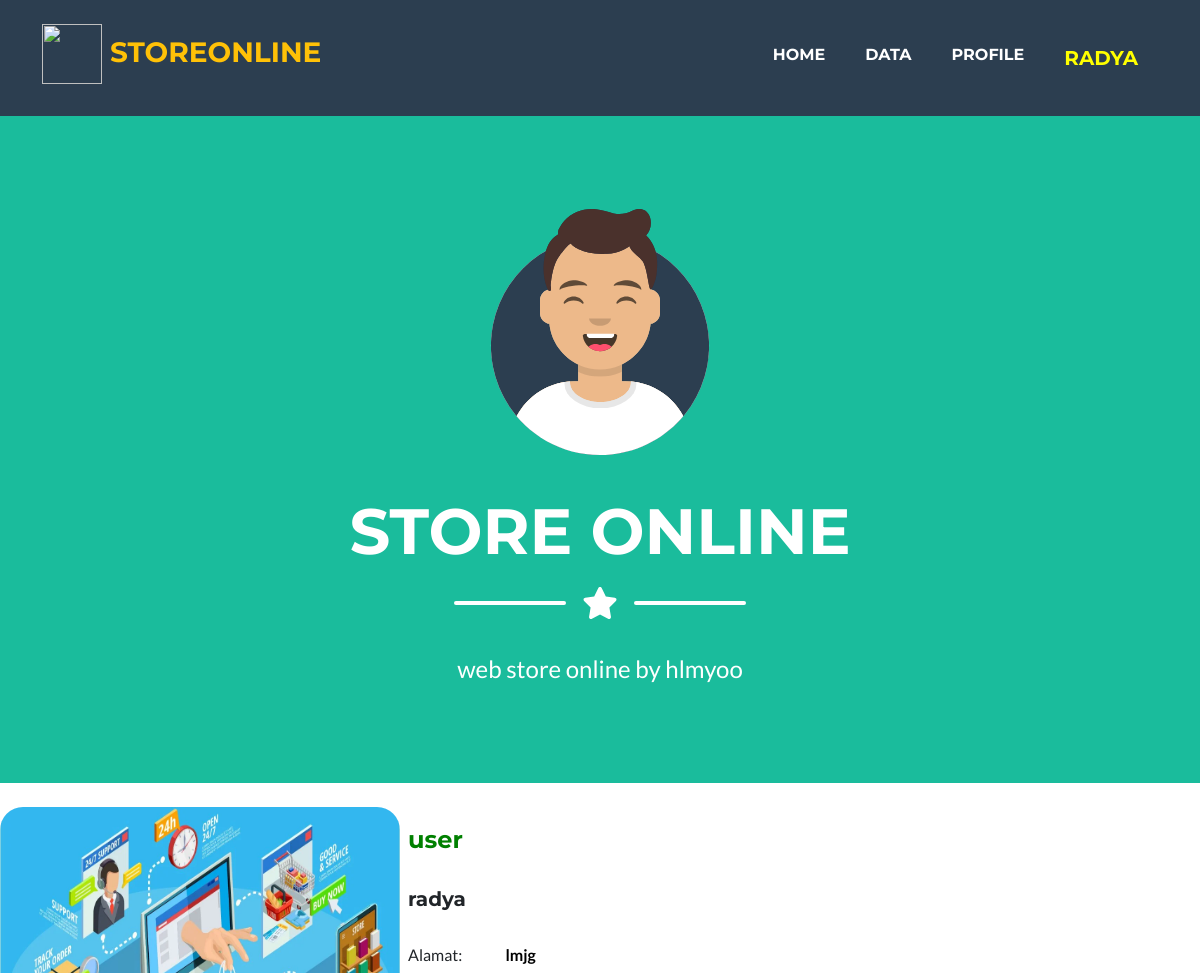
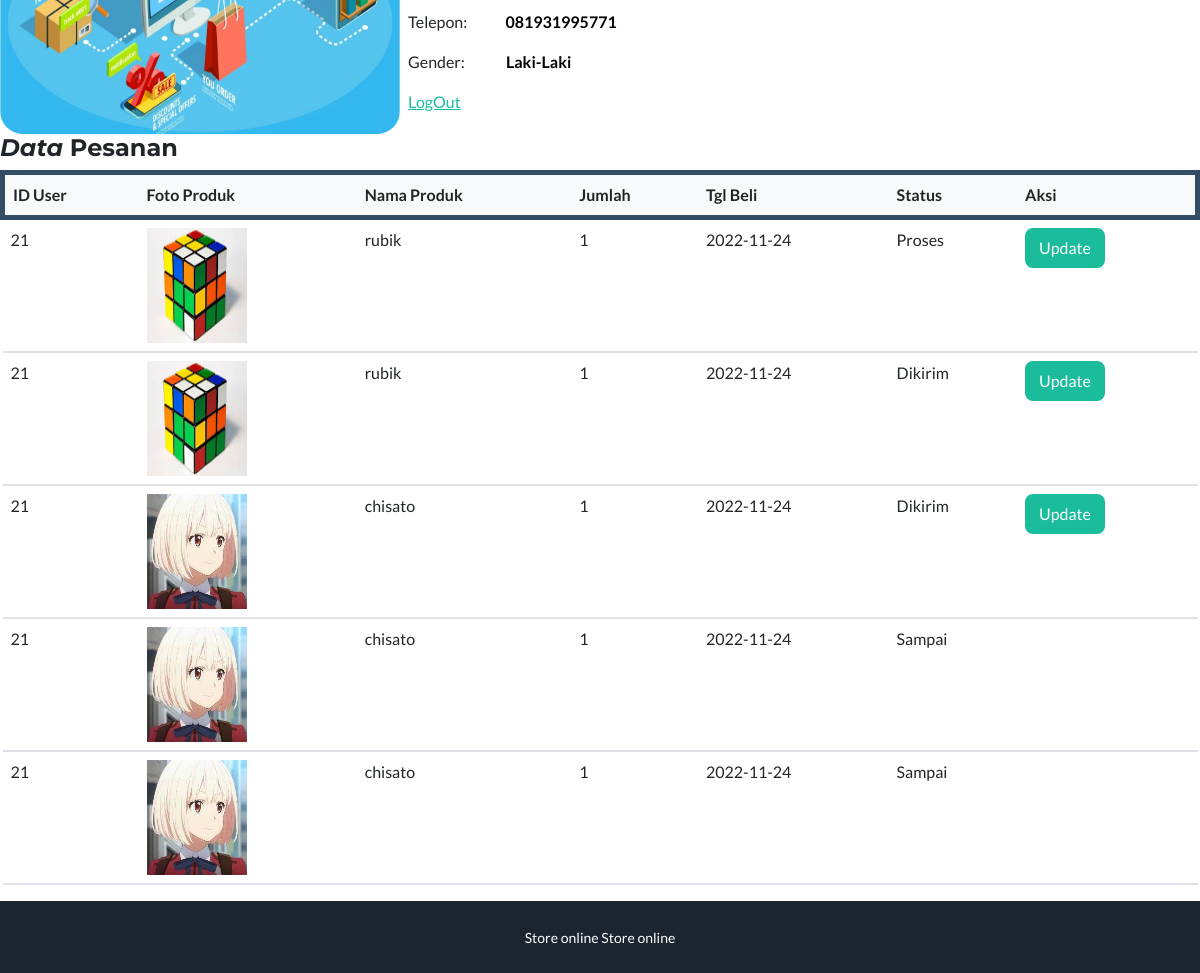
Screenshot of /petugas/profile.php (signed in) with the database file from the repository (2 pictures, top to bottom).
### tables this page shows
CREATE TABLE `user` (
  `id_user` int(100) NOT NULL,
  `nama` varchar(225) NOT NULL,
  `gender` enum('Laki-Laki','Perempuan') NOT NULL,
  `alamat` varchar(225) NOT NULL,
  `no_tlp` varchar(225) NOT NULL,
  `username` varchar(225) NOT NULL,
  `password` varchar(255) NOT NULL,
  `status` enum('user','petugas') NOT NULL
);

CREATE TABLE `transaksi` (
  `id_transaksi` int(100) NOT NULL,
  `id_produk` int(100) NOT NULL,
  `id_user` int(100) NOT NULL,
  `nama_produk` varchar(225) NOT NULL,
  `foto_produk` varchar(100) NOT NULL,
  `jumlah` int(11) NOT NULL,
  `tgl_beli` date NOT NULL,
  `tgl_selesai` date NOT NULL,
  `status` enum('Proses','Dikirim','Sampai') NOT NULL
);

### petugas/profile.php (the view, shortened to what this page needs)
<!DOCTYPE html>
<html lang="en">
    <head>
        <link href="css/styles.css" rel="stylesheet" />
    </head>
    <body id="page-top">
        <nav class="navbar navbar-expand-lg bg-secondary text-uppercase fixed-top" id="mainNav">
            <div class="container">
            <h3 class="text-warning">   <img src="https://cdn-icons-png.flaticon.com/512/551/551353.png" alt="" style="width: 60px; height: 60px;">  </i>StoreOnline</h3>
                <div class="collapse navbar-collapse" id="navbarResponsive">
                    <ul class="navbar-nav ms-auto">
                        <li class="nav-item mx-0 mx-lg-1"><a class="nav-link py-3 px-0 px-lg-3 rounded" href="index.php">Home</a></li>
                        <li class="nav-item mx-0 mx-lg-1"><a class="nav-link py-3 px-0 px-lg-3 rounded" href="data.php">Data</a></li>
                        <li class="nav-item mx-0 mx-lg-1"><a class="nav-link py-3 px-0 px-lg-3 rounded" href="profile.php">Profile</a></li>
                        <li class="nav-item mx-0 mx-lg-1"><a class="nav-link py-3 px-0 px-lg-3 rounded"> <span style="color:yellow;  font-size: 20px;" ><?=$_SESSION['nama']?></span></a></li>
                    </ul>
                </div>
            </div>
        </nav>
        <header class="masthead bg-primary text-white text-center">
            <div class="container d-flex align-items-center flex-column">
                <img class="masthead-avatar mb-5" src="assets/img/avataaars.svg" alt="..." />
                <h1 class="masthead-heading text-uppercase mb-0">Store Online</h1>
                <div class="divider-custom divider-light">
                    <div class="divider-custom-line"></div>
                    <div class="divider-custom-icon"><i class="fas fa-star"></i></div>
                    <div class="divider-custom-line"></div>
                </div>
                <p class="masthead-subheading font-weight-light mb-0">web store online by hlmyoo</p>
            </div>
        </header> <br>
        <div class="row">
            <div class="col-lg-12">
              <div class="main-profile ">
                <div class="row">
                  <div class="col-lg-4">
                    <img src="foto/gmbrtoko.webp" width=400 height=300 alt="" style="border-radius: 23px;">
                  </div>
                  <?php
                  include'koneksi.php';
                  $qry_user=mysqli_query($koneksi,"select * from user");
                  $data_user=mysqli_fetch_array($qry_user);
                  ?>
                  <div class="col-lg-4 align-self-center">
                        <h4 style="color:green;"><?=$_SESSION['status']?></h4><br>
                        <h5><?=$_SESSION['nama']?></h5><br>
                      <p>Alamat:<b style="color:black; margin-left:40px;">  <?=$data_user['alamat']?></b></p>
                      <p>Telepon:<b style="color:black; margin-left:35px;">  <?=$data_user['no_tlp']?></b></p>
                      <p>Gender:<b style="color:black; margin-left:38px;">  <?=$data_user['gender']?></b></p>
                      <div class="main-border-button">
                          <a href="logout.php" onclick="return confirm('Ingin logout?')">LogOut</a>
                      </div>
                    </div>
                  </div>
              </div>
            </div>
          </div>
          <div class="gaming-library profile-library">
            <div class="col-lg-12">
              <div class="heading-section">
                <h4><em>Data</em> Pesanan </h4>
              </div>
              <table class="table">
                  <thead class="bg-light text-dark" style="border:5px solid #344D67;">
                        <th>ID User</th><th>Foto Produk</th><th>Nama Produk</th>
                        <th>Jumlah</th><th>Tgl Beli</th><th>Status</th><th>Aksi</th>
                  </thead>
                  <tbody class="text-dark">
                          <?php
                          include'koneksi.php';
                          $qry_history=mysqli_query($koneksi,"select * from transaksi order by id_transaksi desc");
                          while($data_history=mysqli_fetch_array($qry_history)){
                            if($data_history['status'] == 'Sampai' ){
                                $button_update="";
                            }else{
                                $button_update="<a href='update_pesanan.php?id_transaksi=".$data_history['id_transaksi']."> <input type='button' class='btn btn-primary'>Update</a>";
                            }
                            ?>
                            <tr>
                              <td><?=$data_history['id_user']?></td>
                              <td><img src="foto/<?=$data_history['foto_produk']?>" style="width:100px;height:115px;"></td>
                              <td><?=$data_history['nama_produk'];?></td>
                              <td><?=$data_history['jumlah']?></td>
                              <td><?=$data_history['tgl_beli']?></td>
                              <td><?=$data_history['status']?></td>
                              <td><?=$button_update?></td>
                            </tr>
                            <?php
                          }
                          ?>
                  </tbody>
                </table>
            </div>
          </div>
        <div class="copyright py-4 text-center text-white">
            <div class="container"><small>Store online Store online</small></div>
        </div>
    </body>
</html>

### rows the page displays
user: alamat "lmjg", no_tlp "081931995771", gender "Laki-Laki"
transaksi: id_user "21", foto_produk (picture), nama_produk "rubik", jumlah "1", tgl_beli "2022-11-24", status "Proses"
transaksi: id_user "21", foto_produk (picture), nama_produk "rubik", jumlah "1", tgl_beli "2022-11-24", status "Dikirim"
transaksi: id_user "21", foto_produk (picture), nama_produk "chisato", jumlah "1", tgl_beli "2022-11-24", status "Dikirim"
transaksi: id_user "21", foto_produk (picture), nama_produk "chisato", jumlah "1", tgl_beli "2022-11-24", status "Sampai"
transaksi: id_user "21", foto_produk (picture), nama_produk "chisato", jumlah "1", tgl_beli "2022-11-24", status "Sampai"

### other values shown
$_SESSION['nama'] "RADYA"
$_SESSION['status'] "user"
$_SESSION['nama'] "radya"
